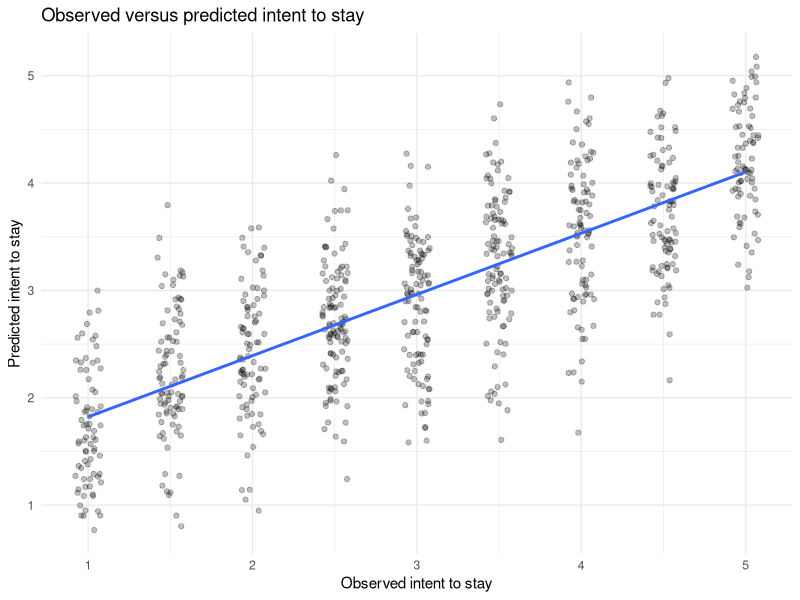

Source code (R): (Note: this script raises an error after producing the figure.)
# ============================================================
# Employee Listening and Organizational Health Analytics
# Script: 06_predictive_modeling.R
# 
# Purpose:
# Develop and evaluate predictive models of employee intent to
# stay using validated employee-experience measures and relevant
# organizational characteristics.
# 
# This script uses the validated survey response dataset produced
# in Script 04 and analytical measures examined in Scripts 04 and 05.
# 
# Key analyses:
# - Predictive modeling of intent to stay
# - Model performance evaluation
# - Prediction diagnostics
# - Interpretation of important predictors
# 
# Input:
#   data/processed/survey_responses.xlsx
#   
# Output:
#   Predictive modeling objects and results used for downstream
#   reporting.
#   
# Notes:
#   Survey responses are synthetic and do not represent real
#   employees or organizations.
# ============================================================

# 1. Load packages ------------------------------------------------

library(tidyverse)
library(readxl)

# 2. Load validated survey response data --------------------------

survey_responses = read_xlsx("data/processed/survey_responses.xlsx")

# 3. Inspect ------------------------------------------------------

dim(survey_responses)

names(survey_responses)

# 4. Define modeling variables -----------------------------------

construct_names = c(
  "engagement",
  "manager_effectiveness",
  "psychological_safety",
  "growth_development",
  "workload_sustainability",
  "belonging"
)

outcome_name = "intent_to_stay"

organizational_predictors = c(
  "business_unit",
  "department",
  "job_level",
  "manager_status",
  "work_arrangement",
  "tenure_years"
)

stopifnot(
  "Outcome variable is missing." = 
    outcome_name %in% names(survey_responses),
  
  "Some employee-experience predictors are missing." = 
    all(
      construct_names %in% names(survey_responses)
    ),
  
  "Some organizational predictors are missing." = 
    all(
      organizational_predictors %in% names(survey_responses)
    )
)

# 5. Define the modeling population --------------------------------

modeling_data = survey_responses %>%
  filter(
    usable_response == TRUE,
    !is.na(intent_to_stay)
  )

# Inspect the modeling population

dim(modeling_data)

modeling_data %>%
  summarise(
    modeling_n = n(),
    mean_intent_to_stay = mean(
      intent_to_stay,
      na.rm = TRUE
    ),
    sd_intent_to_stay = sd(
      intent_to_stay,
      na.rm = TRUE
    )
  )

# Verify the population definition

stopifnot(
  "Modeling dataset contains unusable survey responses." = 
    all(
      modeling_data$usable_response == TRUE
    ),
  
  "Modeling dataset contains missing intent-to-stay outcomes." = 
    all(
      !is.na(modeling_data$intent_to_stay)
    )
)

# 6. Create reproducible train-test split -------------------------
# 80/20 train-test split

set.seed(123)

train_indices = sample(
  seq_len(nrow(modeling_data)),
  size = floor(0.80 * nrow(modeling_data))
)

training_data = modeling_data[train_indices,]

testing_data = modeling_data[-train_indices,]

dim(training_data)

dim(testing_data)

# Verify the split

stopifnot(
  "Training and testing datasets overlap." = 
    length(
      intersect(
        train_indices,
        setdiff(seq_len(nrow(modeling_data)), train_indices)
      )
    ) == 0,
  
  "Training and testing datasets do not contain all modeling observations." = 
    nrow(training_data) + nrow(testing_data) == nrow(modeling_data)
)

# 7. Fit baseline intent-to-stay model ----------------------------
# Fit predictive model using the six employee-experience constructs only.

baseline_model = lm(
  intent_to_stay ~
    engagement +
    manager_effectiveness +
    psychological_safety +
    growth_development +
    workload_sustainability +
    belonging,
  data = training_data
)

summary(baseline_model)

# 8. Generate test-set predictions -------------------------------
# Predict on the held-out test set (the 20%)

testing_data = testing_data %>%
  mutate(
    predicted_intent_to_stay = predict(
      baseline_model,
      newdata = testing_data
    )
  )

head(
  testing_data %>%
    select(
      intent_to_stay,
      predicted_intent_to_stay
    )
)

# 9. Evaluate baseline model on the test set ----------------------
# RMSE, MAE, test-set R^2 using only the held-out data

test_actual = testing_data$intent_to_stay
test_predicted = testing_data$predicted_intent_to_stay

test_rmse = sqrt(
  mean(
    (test_actual - test_predicted)^2
  )
)

test_mae = mean(
  abs(
    test_actual - test_predicted
  )
)

test_r_squared = 1 - 
  sum(
    (test_actual - test_predicted)^2
  ) / 
  sum(
    (test_actual - mean(test_actual))^2
  )

baseline_test_performance = tibble(
  metric = c(
    "R-squared",
    "RMSE",
    "MAE"
  ),
  value = c(
    test_r_squared,
    test_rmse,
    test_mae
  )
)

baseline_test_performance

# 10. Compare training and test performance ----------------------

training_predictions = predict(
  baseline_model,
  newdata = training_data
)

training_rmse = sqrt(
  mean(
    (training_data$intent_to_stay - training_predictions)^2
  )
)

training_mae = mean(
  abs(
    training_data$intent_to_stay - training_predictions
  )
)

training_r_squared = summary(
  baseline_model
)$r.squared

baseline_performance_comparison = tibble(
  dataset = c(
    "Training",
    "Testing"
  ),
  r_squared = c(
    training_r_squared,
    test_r_squared
  ),
  rmse = c(
    training_rmse,
    test_rmse
  ),
  mae = c(
    training_mae,
    test_mae
  )
)

baseline_performance_comparison

# 11. Observed versus predicted intent to stay -------------------
# Do higher observed intent-to-stay scores generally correspond to
# higher predicted scores.

ggplot(
  testing_data,
  aes(
    x = intent_to_stay,
    y = predicted_intent_to_stay
  )
) +
  geom_jitter(
    width = 0.08,
    height = 0.08,
    alpha = 0.25
  ) +
  geom_smooth(
    method = "lm",
    se = FALSE
  ) +
  labs(
    title = "Observed versus predicted intent to stay",
    x = "Observed intent to stay",
    y = "Predicted intent to stay"
  ) +
  theme_minimal()

# 12. Prediction error by observed intent-to-stay scores -----------
# Does the model systematically under- or over-predict at different
# levels of intent to stay?

prediction_error = testing_data %>%
  mutate(
    prediction_error = 
      predicted_intent_to_stay - intent_to_stay
  ) %>%
  group_by(
    intent_to_stay
  ) %>%
  summarise(
    n = n(),
    mean_prediction_error = mean(
      prediction_error
    ),
    mean_absolute_error = mean(
      abs(prediction_error)
    ),
    .groups = "drop"
  )

prediction_error

# 13. Expanded intent-to-stay model -------------------------------
# Does adding employee characteristics: job level, manager status, 
# work arrangement, and tenure provide additional predictive information?

expanded_model = lm(
  intent_to_stay ~
    engagement +
    manager_effectiveness +
    psychological_safety +
    growth_development +
    workload_sustainability +
    belonging +
    job_level +
    manager_status +
    work_arrangement +
    tenure_years,
  data = training_data
)

summary(expanded_model)

# 14. Test incremental contribution of organizational characteristics
# Does adding the four variables as a group produce a statistically 
# significant improvement in model fit?

model_comparison = anova(
  baseline_model,
  expanded_model
)

model_comparison
 
# 15. Select final predictive model -------------------------------

final_intent_model = baseline_model

final_intent_model_performance = baseline_test_performance

summary(final_intent_model)

# 16. Generate final model predictions ----------------------------

testing_data = testing_data %>%
  mutate(
    final_predicted_intent_to_stay = predict(
      final_intent_model,
      newdata = testing_data
    )
  )

# Verify that predictions were generated for every test observation

stopifnot(
  "Final model did not generate predictions for all test observations." = 
    nrow(testing_data) == 
    sum(!is.na(testing_data$final_predicted_intent_to_stay))
)

# 17. Final model coefficients -----------------------------------

final_model_coefficients = broom::tidy(
  final_intent_model
) %>%
  select(
    term,
    estimate,
    std.error,
    statistic,
    p.value
  )

final_model_coefficients

# 18. Confidence intervals for final model coefficients -----------

final_model_coefficients_ci = broom::tidy(
  final_intent_model,
  conf.int = TRUE
) %>%
  select(
    term,
    estimate,
    conf.low,
    conf.high,
    std.error,
    p.value
  )

final_model_coefficients_ci

# 19. Final predictive model summary ------------------------------

final_model_summary = tibble(
  metric = c(
    "Training R-squared",
    "Testing R-squared",
    "Testing RMSE",
    "Testing MAE"
  ),
  value = c(
    summary(final_intent_model)$r.squared,
    final_intent_model_performance$value[
      final_intent_model_performance$metric == "R-squared"
    ],
    final_intent_model_performance$value[
      final_intent_model_performance$metric == "RMSE"
    ],
    final_intent_model_performance$value[
      final_intent_model_performance$metric == "MAE"
    ]
  )
)

final_model_summary

# 20. Save final model results ------------------------------------

write_csv(
  final_model_coefficients_ci,
  "outputs/final_model_coefficients_raw.csv"
)

write_csv(
  final_model_summary,
  "outputs/final_model_summary.csv"
)

stopifnot(
  # "Final model coefficients were not saved." =
  #   file.exists(
  #     "outputs/final_model_coefficients.csv"
  #   ),
  
  "Final model summary was not saved." =
    file.exists(
      "outputs/final_model_summary.csv"
    )
)

# Save final test-set predictions --------------------------------

final_test_predictions = testing_data %>%
  select(
    employee_id,
    intent_to_stay,
    final_predicted_intent_to_stay
  )

write_csv(
  final_test_predictions,
  "outputs/final_test_predictions.csv"
)

# 21. Final Script 06 validation ---------------------------------

stopifnot(
  "Final model is missing." =
    exists("final_intent_model"),
  
  "Final model coefficient table is missing." =
    exists("final_model_coefficients_ci"),
  
  "Final model summary is missing." =
    exists("final_model_summary"),
  
  "Final test R-squared is outside the valid range." =
    final_model_summary$value[
      final_model_summary$metric == "Testing R-squared"
    ] >= 0 &
    final_model_summary$value[
      final_model_summary$metric == "Testing R-squared"
    ] <= 1,
  
  "Final test RMSE is negative." =
    final_model_summary$value[
      final_model_summary$metric == "Testing RMSE"
    ] >= 0,
  
  "Final test MAE is negative." =
    final_model_summary$value[
      final_model_summary$metric == "Testing MAE"
    ] >= 0
)

# 22. Script 06 completion note -----------------------------------
# 
# Script 06 developed and evaluated a predicitve model of
# employee intent to stay.
# 
# The analysis included:
# - Reproducible training/testing split
# - Baseline employee-experience model
# - Held-out test-set evaluation
# - Prediction-error assessment
# - Expanded model including organizational characteristics
# - Nested model comparison
# - Selection of the final predictive model
# - Final model coefficients and confidence intervals
# 
# The final model uses the six employee-experience constructs.
# Adding job level, manager status, work arrangement, and tenure
# did not significantly improve model fit.
# 
# Results are based on synthetic survey data and should be
# interpreted as associations and predictive performance within
# the simulated dataset, not as causal evidence or estimates
# of real employee behavior.
